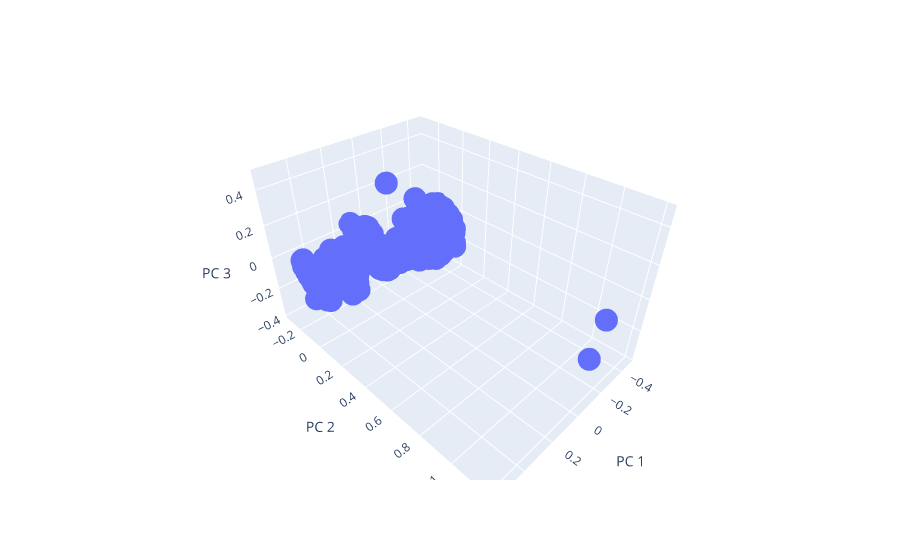

Notebook cell for this chart:
### Markdown cell above
这两个算法可视化的结果，pca的结果表明适合聚成6类，而t-sne的结果表明适合聚成7类

### Code cell
plot_data_pca_nolabel(X_IDps_ltV2trV)

### Figure 1 — Plotly figure (JSON) as saved in the notebook; plotly's stock layout.template omitted (floating-point values rounded to 4 significant figures; data arrays with more than 128 entries replaced by an {"elided": "..."} marker saying what was removed)
{"data": [{"hovertemplate": "PC 1=%{x}<br>PC 2=%{y}<br>PC 3=%{z}<extra></extra>", "legendgroup": "", "marker": {"color": "#636efa", "symbol": "circle"}, "mode": "markers", "name": "", "scene": "scene", "showlegend": false, "type": "scatter3d", "x": {"elided": "1528 float values"}, "y": {"elided": "1528 float values"}, "z": {"elided": "1528 float values"}}], "layout": {"legend": {"tracegroupgap": 0}, "margin": {"t": 60}, "scene": {"domain": {"x": [0, 1], "y": [0, 1]}, "xaxis": {"title": {"text": "PC 1"}}, "yaxis": {"title": {"text": "PC 2"}}, "zaxis": {"title": {"text": "PC 3"}}}}}
